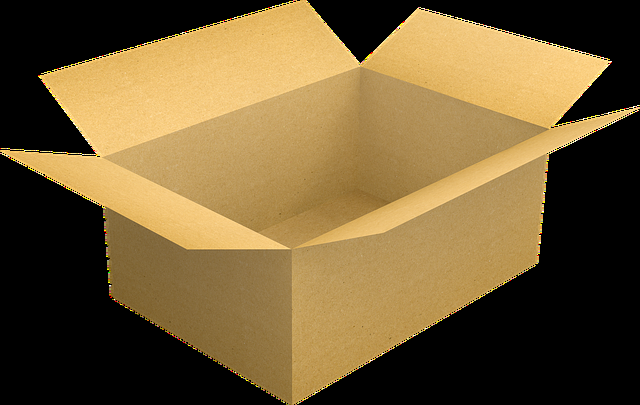
#> input picture opencv/images/img_6_3.png, 640 x 405 px
$ python '허프변환직선및원검출.py'
#> lines starting #> are read from the running program, lines starting #| are printed output that depends on the picture
import numpy as np
import cv2
from matplotlib import pyplot as plt

img1_src = cv2.imread("./images/img_6_3.png", cv2.IMREAD_GRAYSCALE)
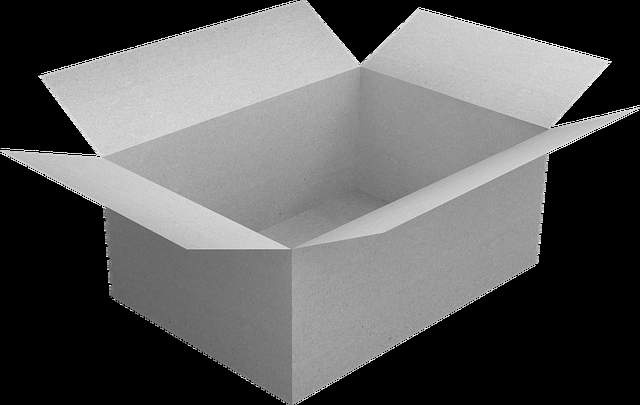
#> img1_src: shape (405, 640); min 0, max 255, mean 94.4
img2_src = cv2.imread("./images/img_6_0.png", cv2.IMREAD_GRAYSCALE)
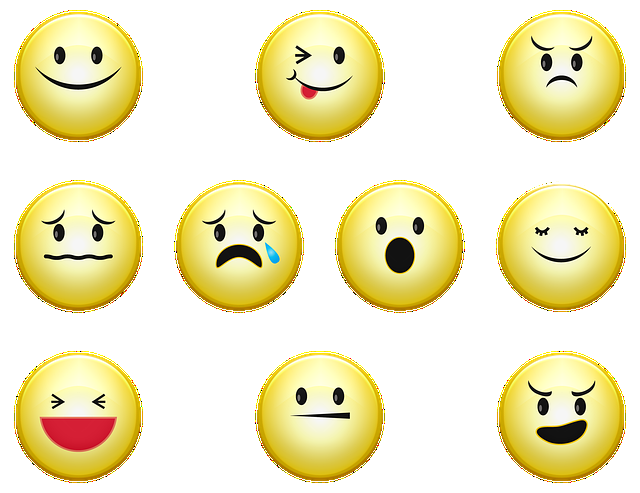
#> input picture opencv/images/img_6_0.png, 640 x 493 px
#> img2_src: shape (493, 640); min 0, max 255, mean 233.7
img1 = cv2.resize(img1_src, (320, 240))
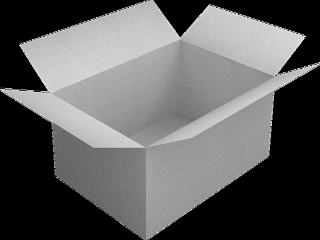
#> img1: shape (240, 320); min 0, max 252, mean 94.3
img2 = cv2.resize(img2_src, (320, 240))

img1_edge = cv2.Canny(img1, 50, 150, apertureSize=3)
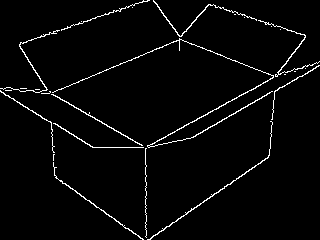
#> img1_edge: shape (240, 320); 3% white in thin lines or dots
lines = cv2.HoughLines(img1_edge, 2, np.pi/180, 100)
#> lines = 22 rows, first 8: [212, 1.06], [200, 1.06], [282, 0.96], [280, 0.977], [104, 1.19], [78, 2.11], [106, 1.17], [48, 1.24]
linesP = cv2.HoughLinesP(img1_edge, 2, np.pi/180, 50, minLineLength=1, maxLineGap=100)
#> linesP = 18 rows, first 6: [83, 196, 319, 65], [149, 239, 269, 155], [19, 44, 148, 0], [54, 175, 142, 239], [0, 91, 145, 178], [20, 104, 244, 14]
circles = cv2.HoughCircles(img2, cv2.HOUGH_GRADIENT, 1, 20, param1=50, param2=20, minRadius=30, maxRadius=50)
#> circles = [[118.5, 119.5, 31.8], [158.5, 37.5, 30.7], [158.5, 203.5, 30.7], [280.5, 200.5, 30.7], [38.5, 117.5, 30.7], [280.5, 35.5, 32.2], [198.5, 118.5, 30.8], [281.5, 121.5, 30.9], [39.5, 34.5, 31], [39.5, 200.5, 31]]

img1_color1 = cv2.cvtColor(img1, cv2.COLOR_GRAY2BGR)
if lines is not None:
    for line in lines:
        rho, theta = line[0]
        a = np.cos(theta)
        b = np.sin(theta)
        x0 = a * rho
        y0 = b * rho
        x1 = int(x0 + 1000 * (-b))
        y1 = int(y0 + 1000 * a)
        x2 = int(x0 - 1000 * (-b))
        y2 = int(y0 - 1000 * a)
        cv2.line(img1_color1, (x1, y1), (x2, y2), (0, 0, 255), 2)
#> this loop made 22 passes
#> (rho, theta, a, b, x0, y0, x1, y1) on passes 1 to 12: (212, 1.06, 0.485, 0.875, 102.8, 185.4, -771, 670), (200, 1.06, 0.485, 0.875, 96.96, 174.9, -777, 659), (282, 0.96, 0.574, 0.819, 161.7, 231, -657, 804), (280, 0.977, 0.559, 0.829, 156.6, 232.1, -672, 791), (104, 1.19, 0.375, 0.927, 38.96, 96.43, -888, 471), (78, 2.11, -0.515, 0.857, -40.17, 66.86, -897, -448), (106, 1.17, 0.391, 0.921, 41.42, 97.57, -879, 488), (48, 1.24, 0.326, 0.946, 15.63, 45.38, -929, 370), (110, 2.2, -0.588, 0.809, -64.66, 88.99, -873, -498), (80, 2.09, -0.5, 0.866, -40, 69.28, -906, -430), (202, 1.05, 0.5, 0.866, 101, 174.9, -765, 674), (114, 2.18, -0.574, 0.819, -65.39, 93.38, -884, -480)
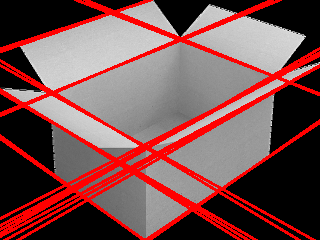
#> img1_color1: shape (240, 320, 3); mean B, G, R 78.9, 78.9, 121.9

img1_color2 = cv2.cvtColor(img1, cv2.COLOR_GRAY2BGR)
if linesP is not None:
    for line in linesP:
        x1, y1, x2, y2 = line[0]
        cv2.line(img1_color2, (x1, y1), (x2, y2), (0, 255, 0), 2)
#> this loop made 18 passes
#> (x1, y1, x2, y2) on passes 1 to 12: (83, 196, 319, 65), (149, 239, 269, 155), (19, 44, 148, 0), (54, 175, 142, 239), (0, 91, 145, 178), (20, 104, 244, 14), (46, 89, 145, 149), (145, 148, 284, 71), (113, 11, 273, 75), (208, 4, 285, 28), (19, 45, 76, 136), (145, 174, 146, 237)
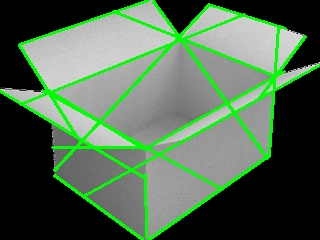
#> img1_color2: shape (240, 320, 3); mean B, G, R 80.4, 105.3, 80.4

circles = np.uint16(np.around(circles))
#> circles = [[118, 120, 32], [158, 38, 31], [158, 204, 31], [280, 200, 31], [38, 118, 31], [280, 36, 32], [198, 118, 31], [282, 122, 31], [40, 34, 31], [40, 200, 31]]
img2_color1 = cv2.cvtColor(img2, cv2.COLOR_GRAY2BGR)
if circles is not None:
    for i in circles[0, :]:
        cv2.circle(img2_color1, (i[0], i[1]), i[2], (0, 0, 255), 2)
#> this loop made 10 passes
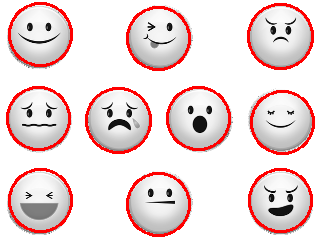
#> img2_color1: shape (240, 320, 3); mean B, G, R 217.2, 217.2, 237

ress = [img1, img2, img1_edge, img1_color1, img1_color2, img2_color1]
titles = ["img1", "img2", "canny edge", "HoughLines", "HoughLinesP", "HoughCircles"]

for i in range(6):
    plt.subplot(2, 3, i + 1)
    plt.imshow(ress[i], cmap='gray')
    plt.title(titles[i])
    plt.xticks([]), plt.yticks([])
plt.show()
#> figure, not shown here; B, G, R data is drawn as R, G, B
